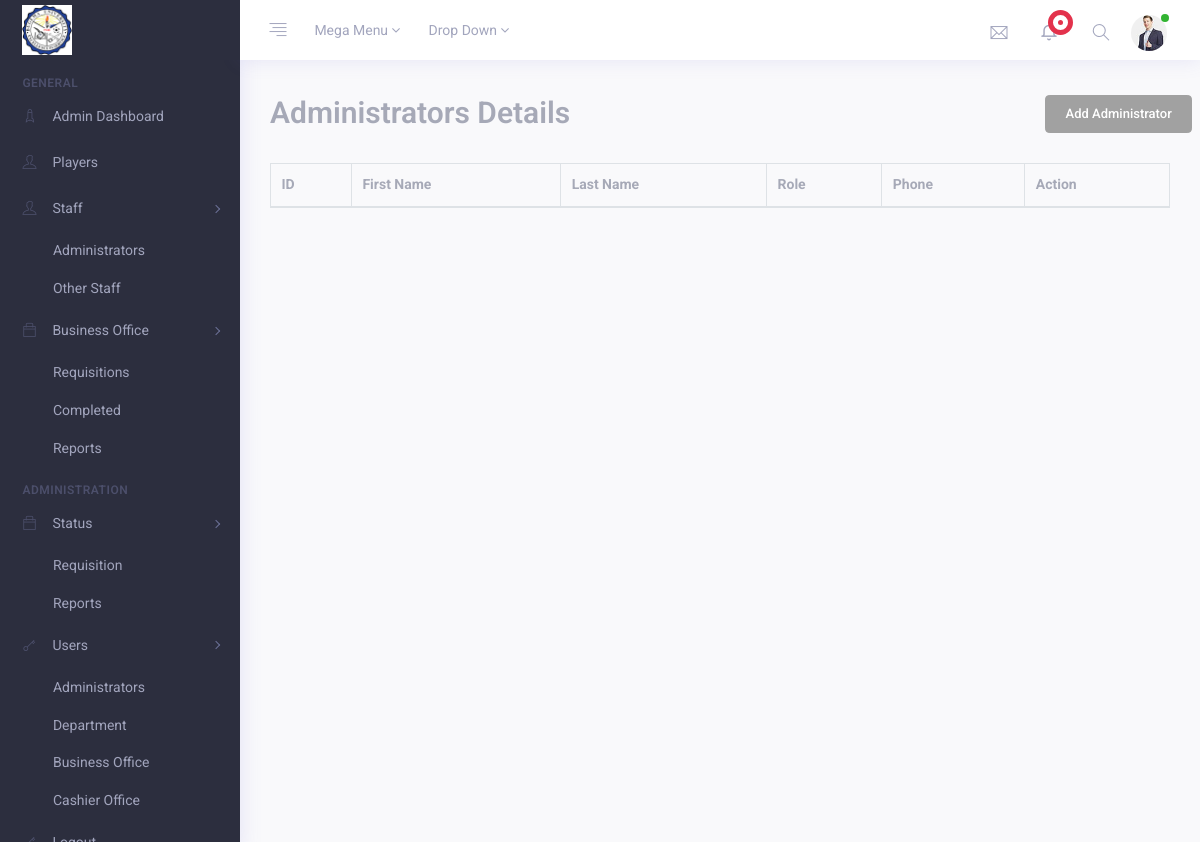
The page /administrators/ on the database as committed earlier.
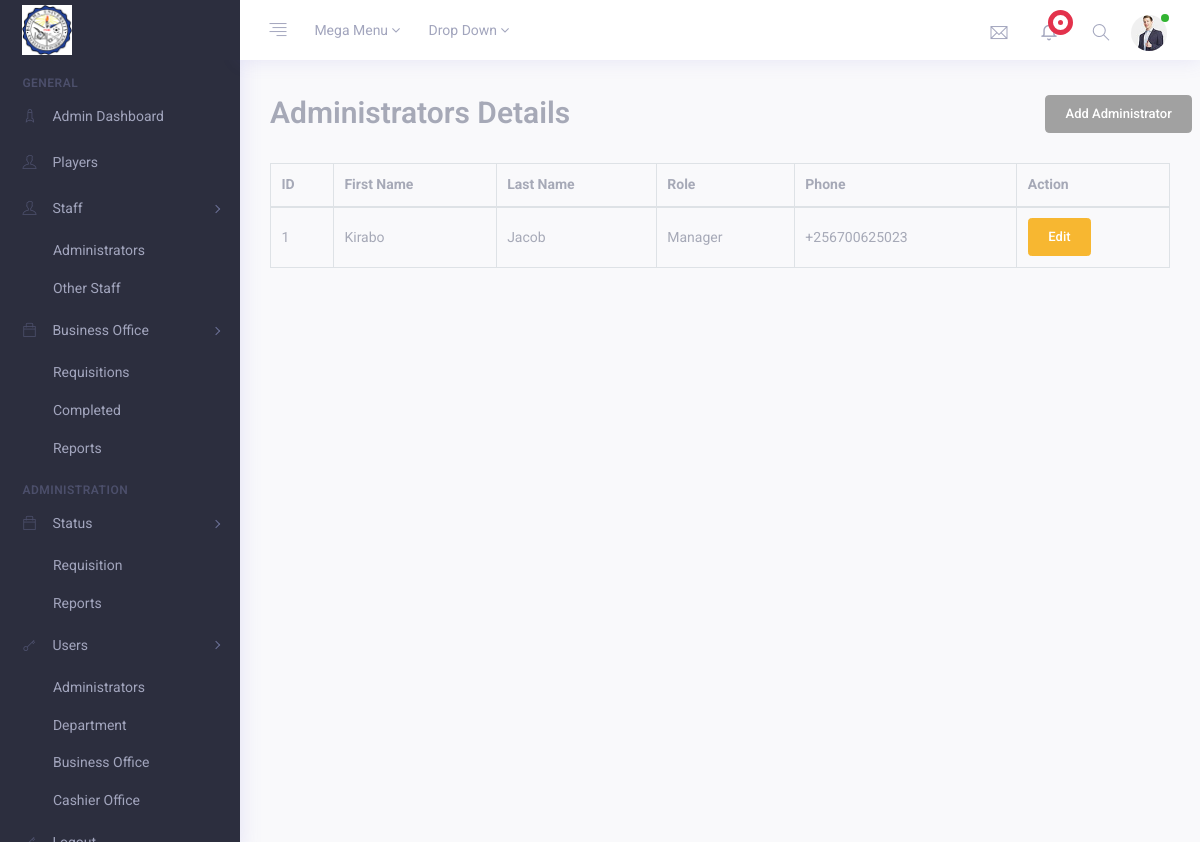
The same page on the database as committed later.
### administrator/models.py (models this page shows)
class Administrator(models.Model):
    admin_id = models.AutoField(primary_key=True)
    first_name = models.CharField(max_length=100)
    last_name = models.CharField(max_length=100)
    role_choices = [
        ('Manager', 'Manager'),
        ('Head Coach', 'Head Coach'),
        ('Sports Administrator', 'Sports Administrator'),
    ]
    role = models.CharField(max_length=50, choices=role_choices, default='Manager')
    contact_no = models.CharField(max_length=50)

### administrator/views.py (the view)
# urls.py: path('administrators/', views.administrators, name="administrators"),
def administrators(request):
    administrators = Administrator.objects.all()
    return render(request, "administrators.html", {'administrators': administrators})

### administrator/templates/administrators.html (shortened to what this page needs)
{% extends 'root.html' %}
{% load static %}
{% block content %}
{% load crispy_forms_tags %}
<div class="container-fluid">
    <div class="row">
        <div class="col-md-12 m-b-30">
            <form method="POST" action="">
                <div class="row">
                  <div class="col-10">
                    <h2 class="text-muted">Administrators Details</h2>
                  </div>
                  <div class="col-2">
                    <a class="btn btn-lg btn-secondary" href="{% url 'add_administrator' %}" role="button">Add Administrator</a>
                  </div>
              </div><br />
                <div class="display_table">
                    <table class='table table-bordered'>
                      <thead>
                        <tr>
                          <th>ID</th>
                          <th>First Name</th>
                          <th>Last Name</th>
                          <th>Role</th>
                          <th>Phone</th>
                          <th>Action</th>
                        </tr>
                      </thead>
                      {% for administrator in administrators %}
                      <tbody>
                        <tr>
                          <td>{{ administrator.admin_id }}</td>
                          <td>{{ administrator.first_name }}</td>
                          <td>{{ administrator.last_name }}</td>
                          <td>{{ administrator.role }}</td>
                          <td>{{ administrator.contact_no }}</td>
                          <td>
                              <a href="" class="btn btn-warning">Edit</a>
                          </td>
                        </tr>
                      </tbody>
                      {% endfor %}
                    </table>
            </form>
        </div>
    </div>
</div>
{% endblock content %}

Rows that differ between the two databases and show on the page:
added Administrator: admin_id "1", first_name "Kirabo", last_name "Jacob", role "Manager", contact_no "+256700625023"
